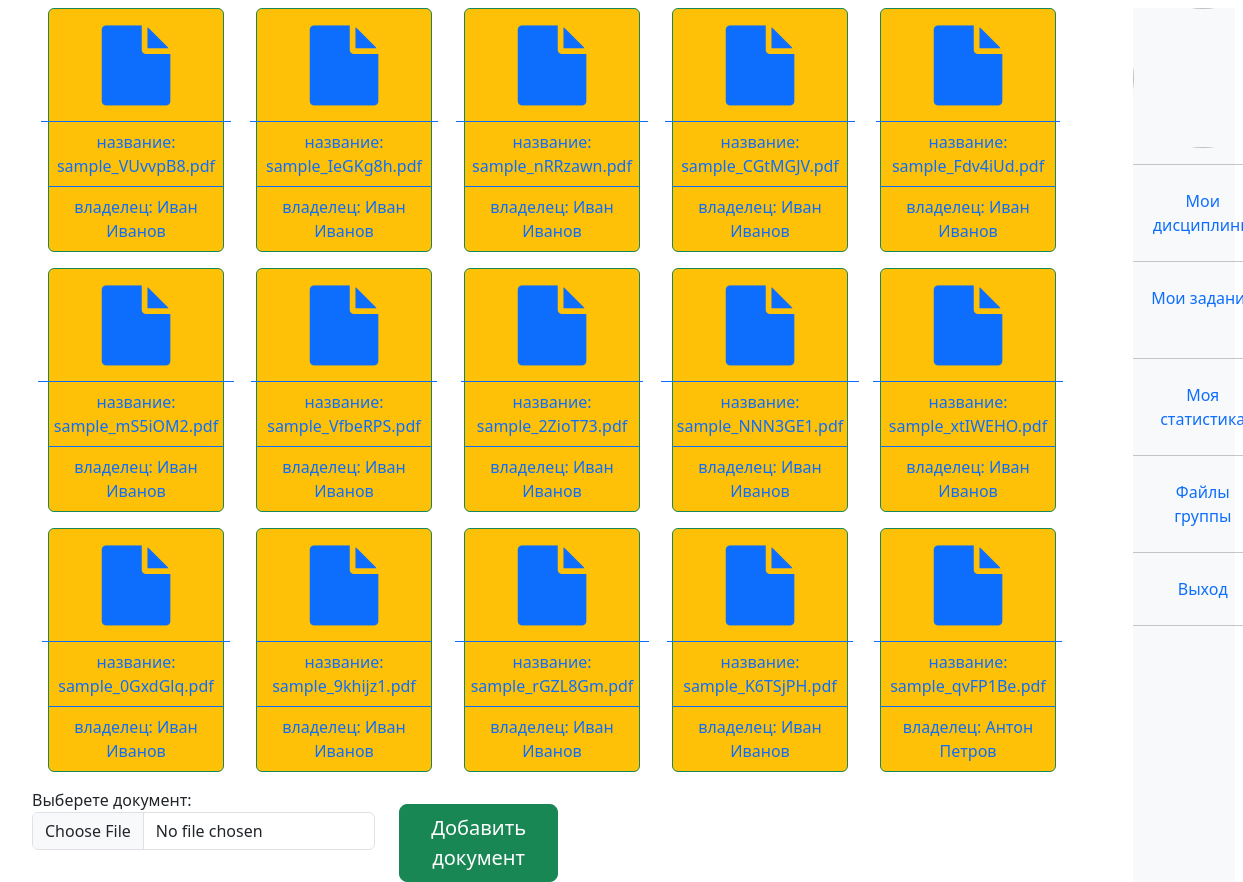
/student/group_files/subject/1 (signed in), run on an earlier commit of the app's database.
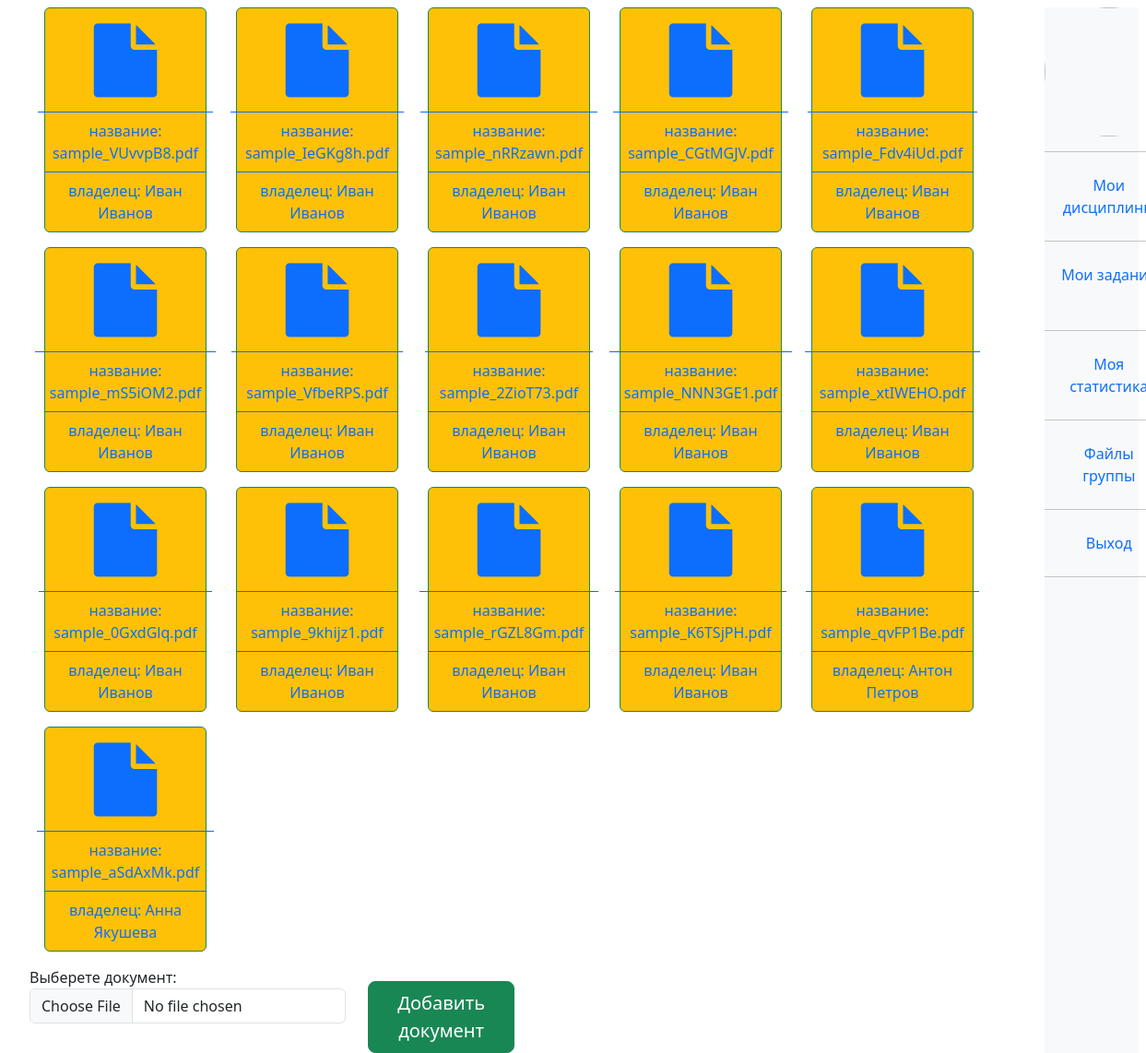
And on a later commit of the database.
### univ_app/models.py (models this page shows, shortened)
class Document(models.Model):
    title = models.CharField(max_length=200, default = '', blank = True)
    subject = models.ForeignKey("Subject", blank = True, null = True, on_delete = models.SET_NULL)
    student = models.ForeignKey("Student", blank = True, null = True, on_delete = models.SET_NULL)
    doc = models.FileField(upload_to = "uploads/documents/", null = True)
    @property
    def filename(self):
        return os.path.basename(self.doc.name)

class Student(models.Model):
    user = models.OneToOneField(User, null=True, blank=True, on_delete=models.CASCADE)
    st_group = models.ForeignKey("StGroup", blank = True, null = True, on_delete = models.SET_NULL)
    profile_picture = models.ImageField(upload_to = "uploads/profile_pictures/%Y/", default = "student.jpg", null = True)
    def __str__(self):
        return self.user.first_name

### univ_app/decorators.py (the view)
        def wrapper(request, *args, **kwargs):
            group = None
            if request.user.groups.exists():
                group = request.user.groups.all()[0].name
            if group in allowed_groups:
                return view_func(request, *args, **kwargs)
            else:
                return HttpResponse("У вас нет прав доступа к этой странице")

### univ_app/forms.py
class DocumentForm(forms.ModelForm):
    class Meta:
        model = Document
        fields = ['doc']
        labels = {
            'doc': "Выберете документ",
        }
    def __init__(self, *args, **kwargs):
        super(DocumentForm, self).__init__(*args, **kwargs)
        for name, field in self.fields.items():
            field.widget.attrs.update({'class': 'form-control'})

### univ_app/context_processors.py (called while the page is built)
def get_profile_picture_form(request):
    picture_form = PictureForm
    return {"picture_form": picture_form}

### univ_app/templatetags/user_tags.py (called while the page is built)
@register.filter(name='has_group')
def has_group(user, group_name):
    return user.groups.filter(name=group_name).exists()

### univ_app/views.py (called while the page is built, shortened)
@allowed_users(allowed_groups = ["student"])
def s_group_files_subject(request,subject_id):
    student = request.user.student
    subject = Subject.objects.get(id = subject_id)
    docs = subject.document_set.all()
    form = DocumentForm()
    ctx = {
        "docs":docs,
        "subject" : subject,
        "form":form,
    }
    return render(request, "student_views/s_group_files_subject.html", ctx)

### templates/student_views/s_group_files_subject.html (shortened to what this page needs)
{%extends "base.html"%}
{% block s_group_files_subject %}
<div class = "container-fluid">
  <div class="d-flex flex-wrap ">
    {%for doc in docs%}
    <div class="card border-success bg-warning align-items-center text-center mb-3 mx-3" style="max-width: 11rem;">
      <div class="card-body text-primary">
        <p class="card-text"><a class="mb-1" href = {{doc.doc.url}}> <i class="fa fa-file fa-5x"></i> </a></p>
      </div>
      <div class=" text-primary card-footer bg-transparent border-primary">название: {{doc.filename|slice:":20"}}</div>
      <div class=" text-primary card-footer bg-transparent border-primary">владелец: {{doc.student|slice:":20"}}</div>
    </div>
    {%endfor%}
  </div>
  <form class="form-group" action="{% url 's_group_files_subject' subject.id   %}" method="post" enctype="multipart/form-data">
    <div class = "row">
      <div class = "col-4">
    {{form.as_p}}
      </div>
      <div class = "col-2">
    <button class = "btn btn-success btn-lg mt-3" type="submit" name="button"> Добавить документ </button>
      </div>
    </div>
  </form>
</div>
{% endblock %}

What changed in the data, as far as the page shows it:
added Document: filename "sample_aSdAxMk.pdf", student "Анна Якушева"
